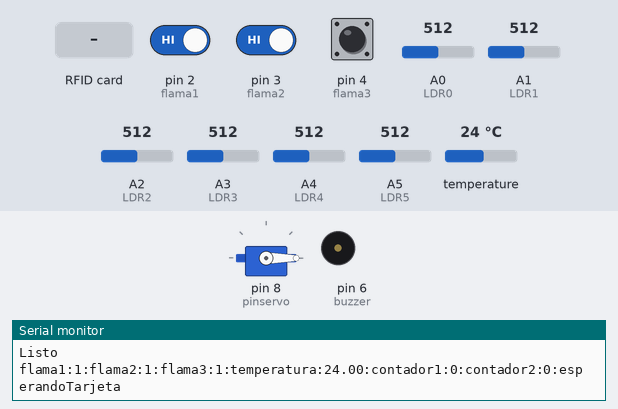
The sketch below on a simulated Arduino Uno, built with avr-gcc and run on an emulated ATmega328P. Shown: servo, buzzer (waves = sounding, pin HIGH), the last lines printed to the serial monitor. The test bench sets the inputs (shaded band); at power-on: pin 2 (flama1) HIGH, pin 3 (flama2) HIGH, pin 4 (flama3) HIGH, A0 (LDR0) = 512, A1 (LDR1) = 512, A2 (LDR2) = 512, A3 (LDR3) = 512, A4 (LDR4) = 512, A5 (LDR5) = 512, temperature 24 °C. Pins used as bus, display or sensor lines are not drawn.

Above: at 1.2 s.
1.3 s: RFID card 61 C5 E3 73 held to the reader
At 2.8 s:
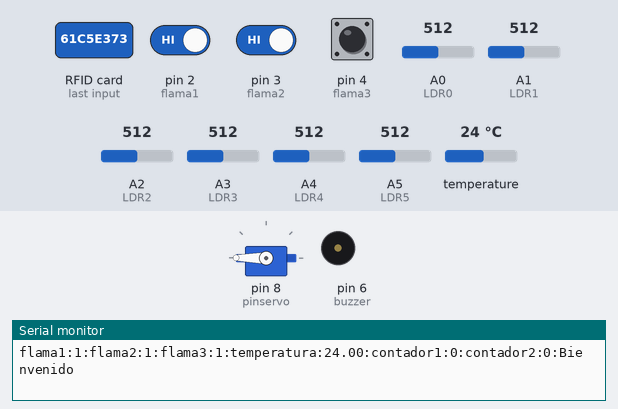
3.1 s: pin 2 (flama1) driven LOW and pin 3 (flama2) driven LOW
6.8 s: RFID card 5E 7A 19 C4 held to the reader
At 7.7 s:
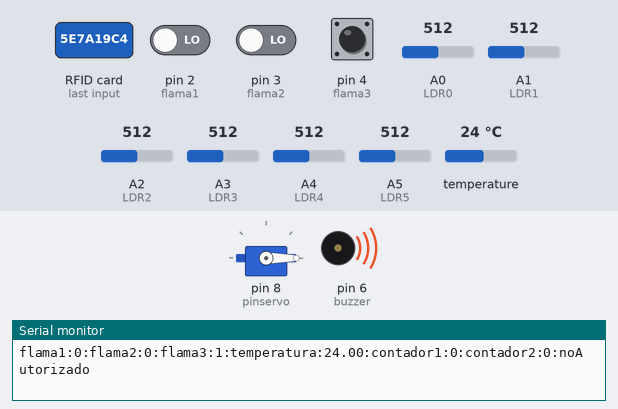
8.8 s: RFID card B6 D5 E6 1F held to the reader
At 9.8 s:
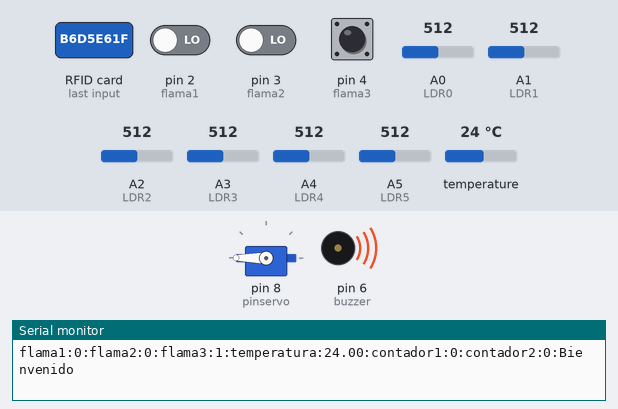
Timing chart, 0 to 16.2 s (numbered marks = the images above; inputs shaded):
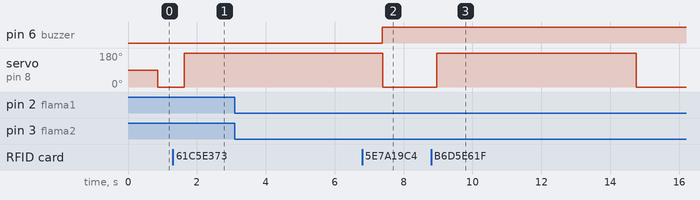

Measured:
- after the input at 1.3 s, servo on pin 8 (pinservo): 0° → 180° after 0.33 s
- after the input at 3.1 s, every drawn part: stays the same
- after the input at 8.8 s, servo on pin 8 (pinservo): 0° → 180° after 0.16 s, → 0° 5.8 s later

The sketch:

proyecto.ino
```cpp
#include <DallasTemperature.h>
#include <OneWire.h>
#include <SPI.h>      // incluye libreria bus SPI
#include <MFRC522.h>      // incluye libreria especifica para MFRC522
#include <Servo.h>
Servo servo;

//sensor temperatura
#define temperatura 5                        //Se declara el pin donde se conectará la DATA
OneWire ourWire(temperatura);                //Se establece el pin declarado como bus para la comunicación OneWire
DallasTemperature sensors(&ourWire);
//nfc
#define RST_PIN  9      // constante para referenciar pin de reset
#define SS_PIN  10      // constante para referenciar pin de slave select

MFRC522 mfrc522(SS_PIN, RST_PIN); // crea objeto mfrc522 enviando pines de slave select y reset

byte LecturaUID[4];         // crea array para almacenar el UID leido
byte Usuario1[4]= {0x61, 0xC5, 0xE3, 0x73} ;    // UID de tarjeta leido en programa 1
byte Usuario2[4]= {0xB6, 0xD5, 0xE6, 0x1F} ;    // UID de llavero leido en programa 1
//servo
const int pinservo = 8; //conectar servo pin digital 8
const int pulsominimo = 1000; //pulso para 0°
const int pulsomaximo = 2000; //pulso para 180°
//pines
const int flama1 = 2;
const int flama2 = 3;
const int flama3 = 4;
const int buzzer = 6;
const int LDR0 = A0;
const int LDR1 = A1;
const int LDR2 = A2;
const int LDR3 = A3;
const int LDR4 = A4;
const int LDR5 = A5;
//variables
int valorflama1;
int valorflama2;
int valorflama3;
int valorLDR0 = 0;
int valorLDR1 = 0;
int valorLDR2 = 0;
int valorLDR3 = 0;
int valorLDR4 = 0;
int valorLDR5 = 0;
int contador1 = 0;
int contador2 = 0;
int contador3 = 0;

void setup() {
    Serial.begin(9600);
    servo.attach(pinservo, pulsominimo, pulsomaximo); //(pin donde esta conectado el servo, pulso minimo, pulso maximo)
    //sensores
    pinMode(flama1, INPUT);
    pinMode(flama2, INPUT);
    pinMode(flama3, INPUT);
    pinMode(buzzer, OUTPUT);
    SPI.begin();        // inicializa bus SPI
    mfrc522.PCD_Init();     // inicializa modulo lector
    sensors.begin();
    Serial.println("Listo");
}

void loop() {
  sensors.requestTemperatures();
  valorflama1 = digitalRead(flama1);
  valorflama2 = digitalRead(flama2);
  valorflama3 = digitalRead(flama3);
  valorLDR0 = analogRead(LDR0);
  valorLDR1 = analogRead(LDR1);
  valorLDR2 = analogRead(LDR2);
  valorLDR3 = analogRead(LDR3);
  valorLDR4 = analogRead(LDR4);
  valorLDR5 = analogRead(LDR5);
  //buzzer
  if(valorflama1 == 0 || valorflama2 == 0 || valorflama3 == 0)
  {
    digitalWrite(buzzer, HIGH);
  }
  else
  {
    digitalWrite(buzzer, LOW);
  }
  //fotoresistencias
  if(valorLDR0<600 && valorLDR1>600)
  {
    contador1++;
  }
  else if(valorLDR1<600 && valorLDR0>600 && contador1>0)
  {
    contador1--;
  }
  else if(valorLDR2<600 && valorLDR3>600)
  {
    contador2++;
  }
  else if(valorLDR3<600 && valorLDR2>600 && contador2>0)
  {
    contador2--;
  }


  Serial.print("flama1:");
  Serial.print(valorflama1);
  Serial.print(":flama2:");
  Serial.print(valorflama2);
  Serial.print(":flama3:");
  Serial.print(valorflama3);
  Serial.print(":temperatura:");
  Serial.print(sensors.getTempCByIndex(0)); //valor sensor temperatura
  Serial.print(":contador1:");
  Serial.print(contador1);
  Serial.print(":contador2:");
  Serial.print(contador2);
  //Serial.print(":contador3:");
  //Serial.print(contador3);
  /*Serial.print(":LDR0:");
  Serial.print(valorLDR0);
  Serial.print(":LDR1:");
  Serial.print(valorLDR1);
  Serial.print(":LDR2:");
  Serial.print(valorLDR2);
  Serial.print(":LDR3:");
  Serial.print(valorLDR3);*/
  Serial.print(":");


  if ( ! mfrc522.PICC_IsNewCardPresent())
  { // si no hay una tarjeta presente
    Serial.print("esperandoTarjeta");
    servo.write(0);
    Serial.println();
    return;           // retorna al loop esperando por una tarjeta
  }
  if ( ! mfrc522.PICC_ReadCardSerial())
  {     // si no puede obtener datos de la tarjeta
    Serial.print("esperandoTarjeta");
    servo.write(0);
    Serial.println();
    return;           // retorna al loop esperando por otra tarjeta
  }
    for (byte i = 0; i < mfrc522.uid.size; i++)
    { // bucle recorre de a un byte por vez el UID
      LecturaUID[i]=mfrc522.uid.uidByte[i];     // almacena en array el byte del UID leido
    }

          if(comparaUID(LecturaUID, Usuario1))
          { // llama a funcion comparaUID con Usuario1
            Serial.print("Bienvenido"); // si retorna verdadero muestra texto bienvenida
            servo.write(180);
            delay(5000);
          }
          else if(comparaUID(LecturaUID, Usuario2))
          { // llama a funcion comparaUID con Usuario2
            Serial.print("Bienvenido"); // si retorna verdadero muestra texto bienvenida
            servo.write(180);
            delay(5000);
          }
          else
          {           // si retorna falso
            Serial.print("noAutorizado");    // muestra texto equivalente a acceso denegado
            servo.write(0);
          }

  Serial.println();
  mfrc522.PICC_HaltA();     // detiene comunicacion con tarjeta
  }

  boolean comparaUID(byte lectura[],byte usuario[]) // funcion comparaUID
{
  for (byte i=0; i < mfrc522.uid.size; i++)
  {    // bucle recorre de a un byte por vez el UID
  if(lectura[i] != usuario[i])
  {// si byte de UID leido es distinto a usuario
    return(false);          // retorna falso
  }
  }
  return(true);           // si los 4 bytes coinciden retorna verdadero
}
```
